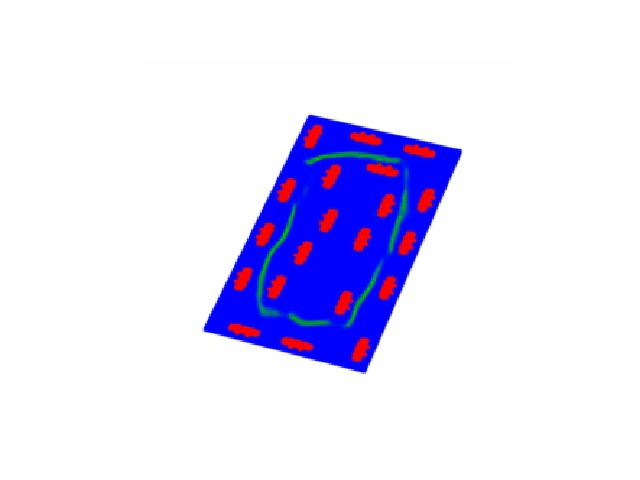
#> input picture road_generator/generator.jpg, 640 x 480 px; its folder holds only this picture in this run
$ python -i process_picture.py   (imports and definitions only)
#> lines starting #> are read from the running program, lines starting #| are printed output that depends on the picture; after the words box and inside, x2 and y2 are one past the last pixel; in counts of white or black regions, pixels touching at a corner belong together
#！ 图片后处理

import numpy as np
import cv2
from glob import glob
import os
from scipy.spatial import Voronoi
from shapely.ops import unary_union, polygonize
from shapely.geometry import LineString, Polygon, MultiPolygon, GeometryCollection

def adjust_endpoint(x, y, img, kernel=4):
    """
        判断坐标点是否为端点
    :param x: x coordinate
    :param y: y coordinate
    :param img: original img
    :param kernel: radius of neighbourhood
    :return: boolean
    """
    up_img = img[x-kernel:x+kernel, y:y+kernel].sum() / 255
    down_img = img[x-kernel:x+kernel, y-kernel:y].sum() / 255
    left_img = img[x-kernel:x, y-kernel: kernel].sum() / 255
    right_img = img[x:x+kernel, y-kernel:y+kernel].sum() / 255
    tmp = 1
    if up_img > tmp and down_img > tmp:
        return False
    if left_img > tmp and right_img > tmp:
        return False
    else:
        return True

def collect_points(img):
    """
        扫描得到所有的点，用于连接成环路
    :param img:
    :return: Points
    """
    gray = cv2.cvtColor(img, cv2.COLOR_BGR2GRAY)
    gray = np.float32(gray)

    corners = cv2.goodFeaturesToTrack(gray, 100, 0.01, 10)
    corners = np.int0(corners)
    points = []

    # 初始化边界点
    inital = tuple(corners[0].ravel())

    for corner in corners:
        x, y = corner.ravel()
        points.append((x, y))
    return points

def outline(points, img):
    '''
        生成道路
    :param points: 检测点
    :param img:
    :return: img
    '''
    vor = Voronoi(points)
    lines = []
    for p1, p2 in vor.ridge_points:
        line = LineString([points[p1], points[p2]])
        lines.append(line)

    line_area_polygon = unary_union(list(polygonize(lines)))

    if type(line_area_polygon) == MultiPolygon:
        line_area_polygon = max([geom for geom in line_area_polygon.geoms], key=lambda x: x.area)
        exterior_point_coord_list = list(line_area_polygon.exterior.coords)
    elif type(line_area_polygon) == GeometryCollection and not line_area_polygon.is_empty:
        max_area_collection = max([geom for geom in line_area_polygon], key=lambda x: x.area)
        if type(max_area_collection) == Polygon:
            line_area_polygon = max_area_collection
        elif type(max_area_collection) == MultiPolygon:
            line_area_polygon = max([geom for geom in max_area_collection.geoms], key=lambda x: x.area)

        exterior_point_coord_list = list(line_area_polygon.exterior.coords)
    else:
        exterior_point_coord_list = list(line_area_polygon.exterior.coords)

    for i in range(len(exterior_point_coord_list)-1):
        cv2.line(img, tuple(map(int, exterior_point_coord_list[i])), tuple(map(int, exterior_point_coord_list[i+1])), (0, 255, 0), 2)
    return img

def reload_pic(url):
    '''
        为图片添加道路
    :param url: 图片；链接
    :return:  None
    '''
#> called with url = '../generator.jpg'
    frame = cv2.imread(url)
#> frame is the input picture: shape (480, 640, 3); mean B, G, R 248.4, 223.7, 226.9

    hsv = cv2.cvtColor(frame, cv2.COLOR_BGR2HSV)
#> hsv: shape (480, 640, 3); mean H, S, V 17.1, 32, 251.8

    # 提取绿色
    lower_green = np.array([35, 43, 46])
    upper_green = np.array([77, 255, 255])
    mask = cv2.inRange(hsv, lower_green, upper_green)
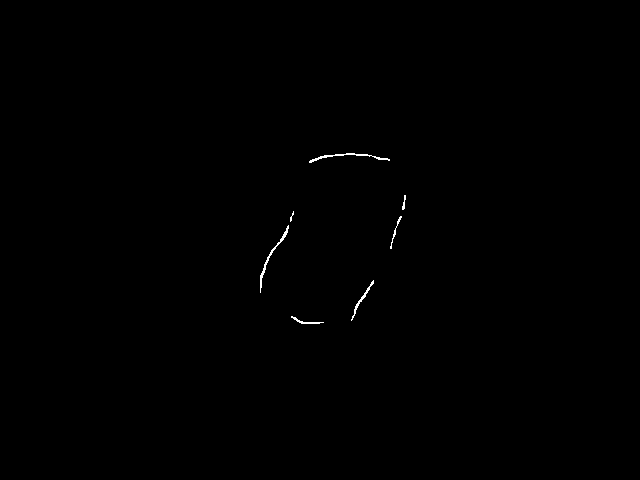
#> mask: shape (480, 640); 0.2% white in thin lines or dots, all inside (x1, y1, x2, y2) = (260, 153, 406, 324)
    green_img = cv2.bitwise_and(frame, frame, mask=mask)

    points = collect_points(green_img)
#> in collect_points, `corners = cv2.goodFeaturesToTrack(gray, 100, 0.01, 10)`: corners = 27 rows, first 8: [401, 216], [309, 162], [389, 160], [390, 248], [405, 195], [373, 280], [291, 316], [290, 221]
#> in collect_points, `inital = tuple(corners[0].ravel())`: inital = (401, 216)
#> the loop in collect_points, `for corner in corners:` made 27 passes
#> (x, y) on passes 1 to 12: (401, 216), (309, 162), (389, 160), (390, 248), (405, 195), (373, 280), (291, 316), (290, 221), (279, 241), (351, 320), (293, 211), (365, 296)
#> after the loop in collect_points, `for corner in corners:`: points = 27 pairs, first value 260 to 405, second value 154 to 322
    road_pic = outline(points, green_img)
#> the loop in outline, `for p1, p2 in vor.ridge_points:` made 60 passes
#> (p1, p2) on passes 1 to 12: (2, 4), (2, 12), (14, 19), (14, 26), (14, 10), (19, 18), (19, 16), (19, 10), (26, 1), (26, 10), (1, 20), (1, 24)
#> after the loop in outline, `for p1, p2 in vor.ridge_points:`: lines = 60 items
#> in outline, `exterior_point_coord_list = list(line_area_polygon.exterior.coords)`: exterior_point_coord_list = [(261, 278), (260, 292), (291, 316), (303, 322), (323, 322), (351, 320), (365, 296), (390, 248), (401, 216), (405, 195), (389, 160), (369, 155), (355, 154), (344, 154), (334, 155), (319, 159), (309, 162), (265, 265), (261, 278)]
#> the loop in outline, `for i in range(len(exterior_point_coord_list)-1):` made 18 passes
#> after the loop in outline, `for i in range(len(exterior_point_coord_list)-1):`:
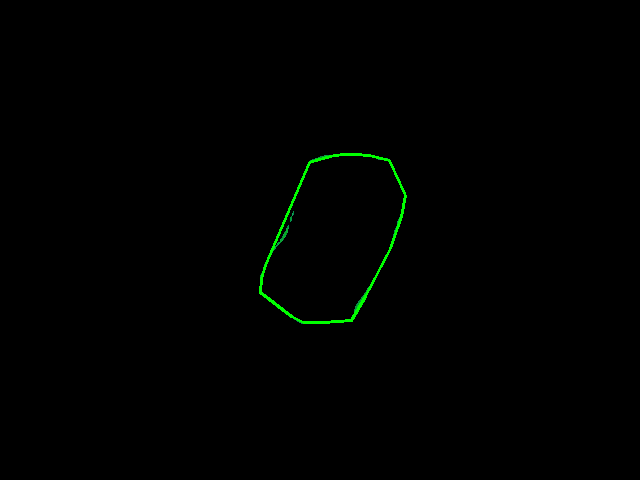
#> img: shape (480, 640, 3); mean B, G, R 0, 1.2, 0
    # city_list = [Point(x=item[0], y=item[1]) for item in points]
    #
    # points = genetic_algorithm(population=city_list, pop_size=100, elite_size=20, mutation_rate=0.01, generations=500)
    cv2.imwrite(url.replace('generator', 'generator_vor'), cv2.add(frame, road_pic))
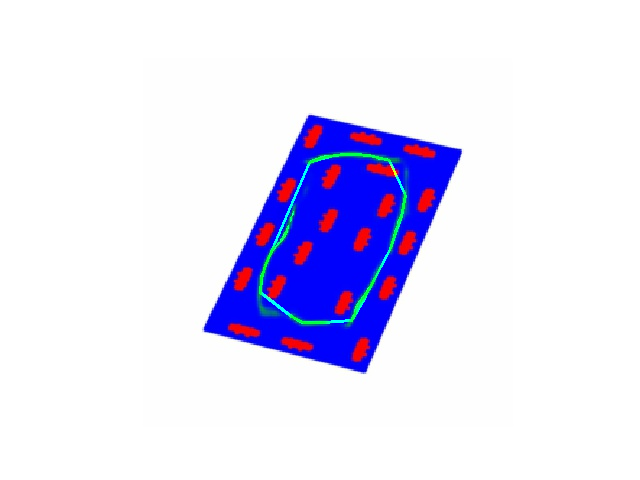
#> saved as generator_vor.jpg: shape (480, 640, 3); mean B, G, R 248.5, 224.6, 226.9
    return None


# [5 lines not run here, left out]
    # url = 'images/generator_6/8.jpg'
    # reload_pic(url)

>>> result = reload_pic('../generator.jpg')
